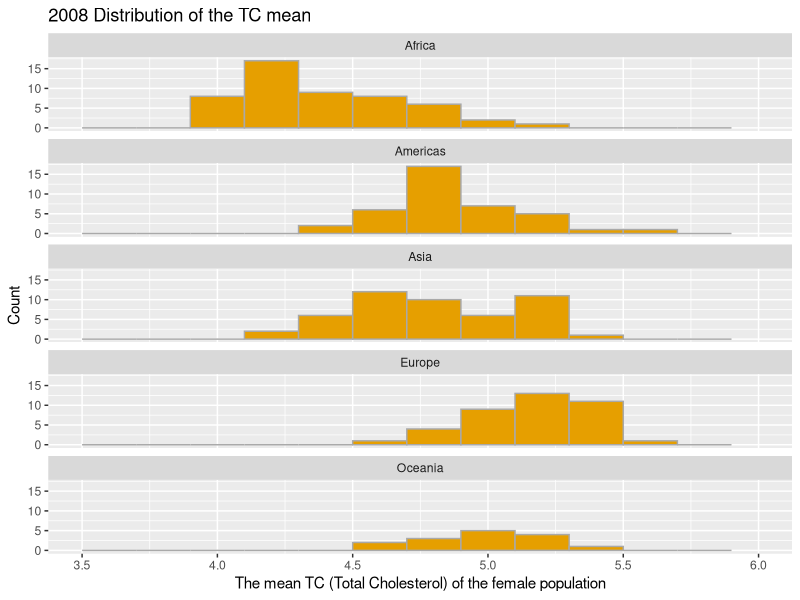
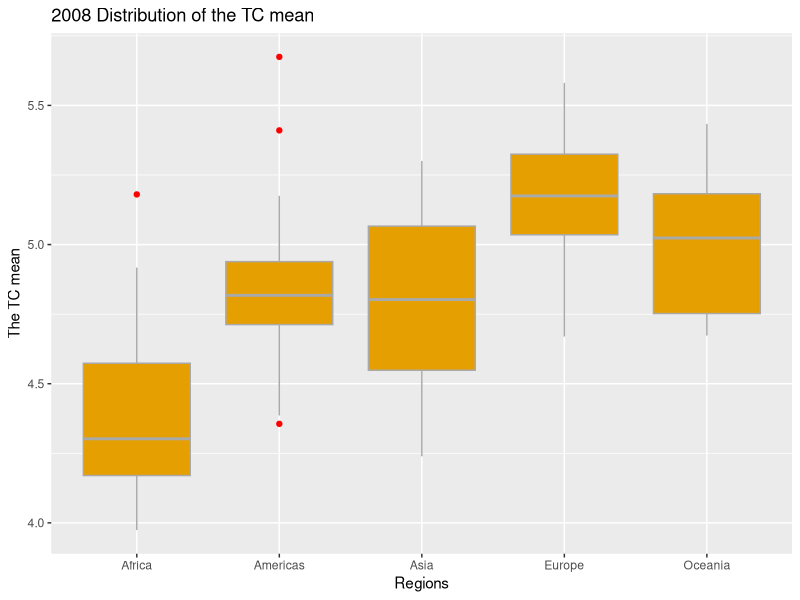
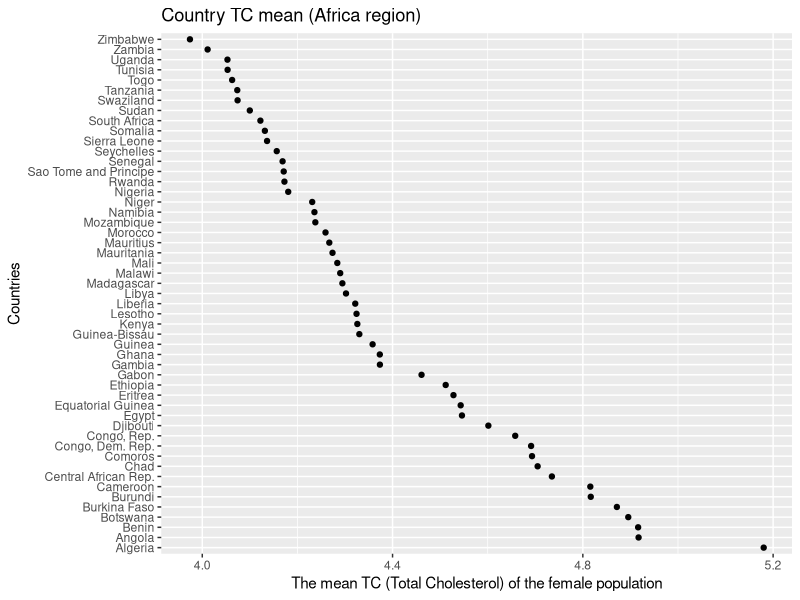

Write R code to recreate these figures, in order.
## ---- chunk 1
library(gridExtra)
library(ggplot2)
## ---- chunk 2
dt <- read.csv('Indicator_TC_female_ASM.csv', header = T,  check.names = F)
## ---- chunk 3
dim(dt)
str(dt)
## ---- chunk 4
names(dt)[1] <- c("Country")
## ---- chunk 5
country_region <- read.csv('all.csv', header = T,  check.names = F, na.strings=c("", "NA"))
## ---- chunk 6
dim(country_region)
str(country_region)
## ---- chunk 7
country_region <- country_region[, c(1, 6, 7)]
country_region <-subset(country_region, !is.na(country_region$region))
names(country_region) <- c("Country", 'Region', 'Sub-Region')
## ---- chunk 8
dtm <- merge(dt, country_region, by="Country")
str(dtm)
## ---- chunk 9
setdiff(dt$Country, country_region$Country)
## ---- chunk 10
region_americas <- subset(dtm, dtm$'Sub-Region' == 'Northern America' )
region_africa <- subset(dtm, dtm$'Region' == 'Africa' )
region_europe <- subset(dtm, dtm$'Region' == 'Europe' )
## ---- chunk 11
ggplot(aes(x = dtm$'2008'), data = dtm,color = I('black'))+
  geom_histogram(binwidth = .2, color="#A9A9A9", fill = '#E69F00')+
  scale_x_continuous(breaks = seq(3.5, 6, .5), limits = c(3.5,6)) +
  facet_wrap(~`Region`, ncol=1)+
  xlab('The mean TC (Total Cholesterol) of the female population')+ 
  ylab('Count')+
  labs(title = "2008 Distribution of the TC mean")
## ---- chunk 12
ggplot(aes(x = dtm$Region, y = dtm$'2008'), data = dtm)+
  geom_boxplot(outlier.color='red', color="#A9A9A9", fill = '#E69F00')+
  xlab('Regions')+
  ylab('The TC mean')+
  labs(title = "2008 Distribution of the TC mean")
## ---- chunk 13
region_africa_2008 <- region_africa[order(-region_africa$'2008'),]
qplot(region_africa_2008$'2008',region_africa[1:17]$Country)+
  xlab('The mean TC (Total Cholesterol) of the female population')+ 
  ylab('Countries')+
  labs(title = "Country TC mean (Africa region)")
